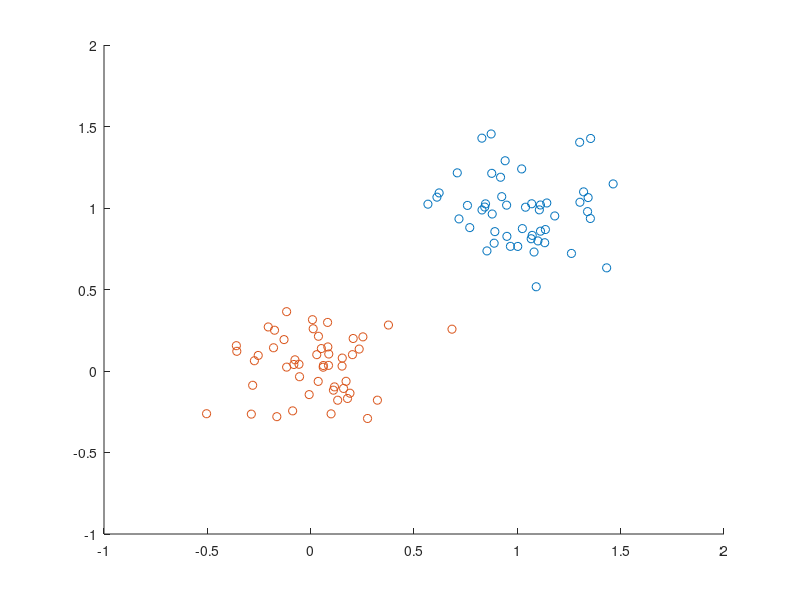

MATLAB code for this plot: (Note: this script raises an error after producing the figure.)
% Matthew Conrad
% 2/5/2018
clear all;
clc;

%% Create the 50 feature vectors for each class. These points are made linearly separable by ignoring points that get close to the other class.
mean1 = [1 1];
mean2 = [0 0];
std = 0.2;

nVectors = 50;

vectors1 = zeros(nVectors,2);
vectors2 = zeros(nVectors,2);

count = 0;
while count < 50
    possible_vector = normrnd(mean1,std);
    if sum(possible_vector) >= 1
        vectors1(count+1,:) = possible_vector;
        count = count + 1;
    end
end

count = 0;
while count < 50
    possible_vector = normrnd(mean2,std);
    if sum(possible_vector) <= 1
        vectors2(count+1,:) = possible_vector;
        count = count + 1;
    end
end

scatter(vectors1(:,1),vectors1(:,2));
hold on;
scatter(vectors2(:,1),vectors2(:,2));
xlim([-1 2]); ylim([-1 2]);

%% Test the Perceptron.m function
% w0 = Perceptron([0,0;0,1],[1,0;1,1],1); % Works for problem 4
w0 = Perceptron(vectors1,vectors2,1);